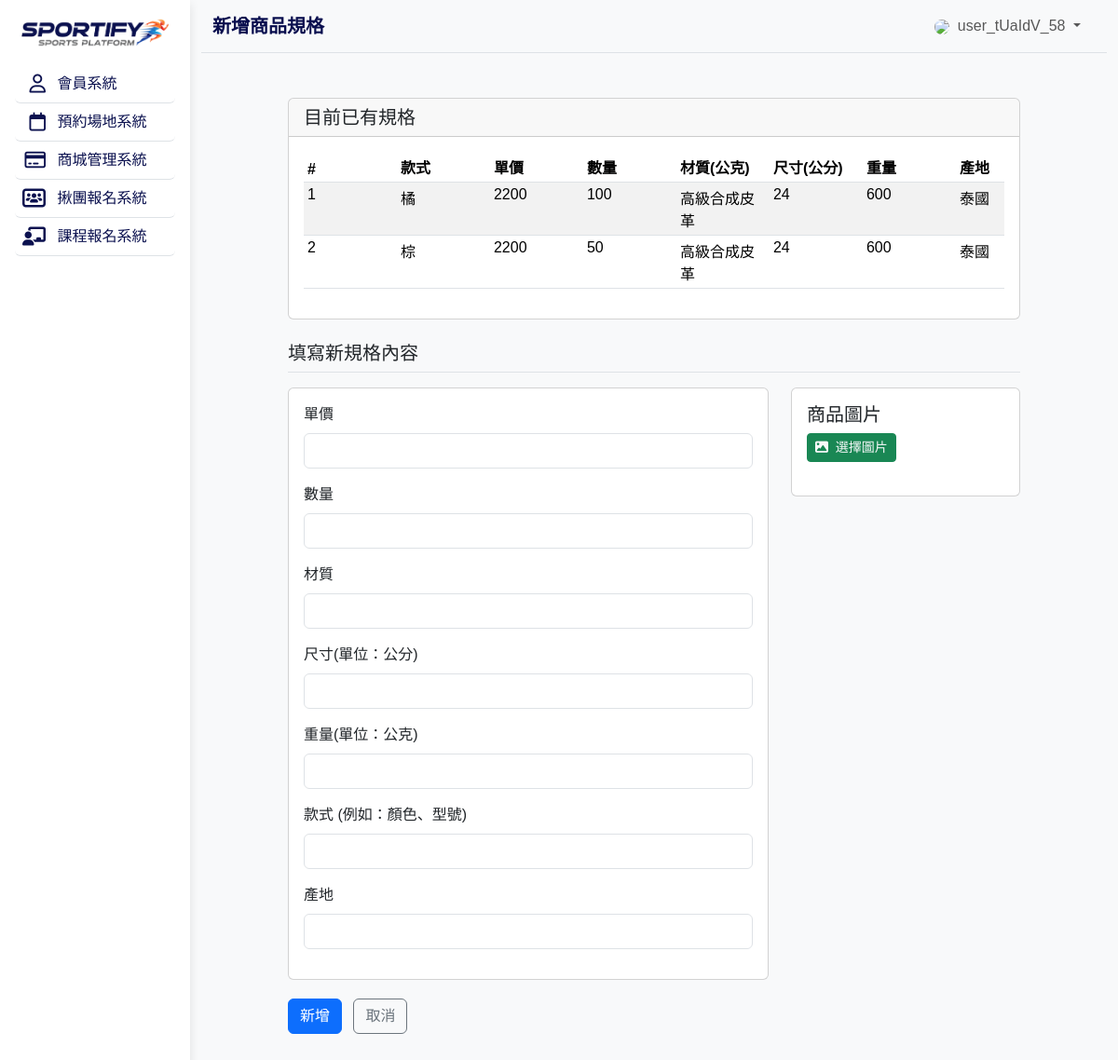
The app's page /products_add_spec.php?product_id=2 (signed in) with its own data.
### tables this page shows
CREATE TABLE `specs` (
  `spec_id` int NOT NULL,
  `product_id` int NOT NULL,
  `price` int NOT NULL,
  `color` varchar(50) NOT NULL,
  `stock` int NOT NULL,
  `material` varchar(50) DEFAULT NULL,
  `size` varchar(50) DEFAULT NULL,
  `weight` int DEFAULT NULL,
  `origin` varchar(50) DEFAULT NULL,
  `created` datetime DEFAULT CURRENT_TIMESTAMP,
  `updated` datetime DEFAULT CURRENT_TIMESTAMP ON UPDATE CURRENT_TIMESTAMP
);

### products_add_spec.php (the view, shortened to what this page needs)
<?php
include __DIR__ . '/parts/init.php';
$product_id = isset($_GET['product_id']) ? intval($_GET['product_id']) : 0;
$existing_specs_stmt = $pdo->prepare("SELECT * FROM specs WHERE product_id = ? ORDER BY spec_id ASC");
$existing_specs_stmt->execute([$product_id]);
$existing_specs = $existing_specs_stmt->fetchAll(PDO::FETCH_ASSOC);
?>
<?php include __DIR__ . '/parts/html-head.php' ?>
<?php include __DIR__ . '/parts/html-aside.php' ?>
<?php include __DIR__ . '/parts/html-navbar.php' ?>
<div class="container">
    <?php if (!empty($existing_specs)): ?>
        <div class="row mb-4">
            <div class="col-1 d-none d-md-block"></div>
            <div class="col-12 col-md-10">
                <div class="card">
                    <div class="card-header">
                        <h5 class="mb-0">目前已有規格</h5>
                    </div>
                    <div class="card-body">
                        <div class="table-responsive">
                            <table class="table table-striped table-sm">
                                <thead>
                                    <tr>
                                        <th>#</th>
                                        <th>款式</th>
                                        <th>單價</th>
                                        <th>數量</th>
                                        <th>材質(公克)</th>
                                        <th>尺寸(公分)</th>
                                        <th>重量</th>
                                        <th>產地</th>
                                    </tr>
                                </thead>
                                <tbody>
                                    <?php foreach ($existing_specs as $index => $spec): ?>
                                        <tr>
                                            <td><?= $index + 1 ?></td>
                                            <td><?= htmlentities($spec['color']) ?></td>
                                            <td><?= htmlentities($spec['price']) ?></td>
                                            <td><?= htmlentities($spec['stock']) ?></td>
                                            <td><?= htmlentities($spec['material']) ?></td>
                                            <td><?= htmlentities($spec['size']) ?></td>
                                            <td><?= htmlentities($spec['weight']) ?></td>
                                            <td><?= htmlentities($spec['origin']) ?></td>
                                        </tr>
                                    <?php endforeach; ?>
                                </tbody>
                            </table>
                        </div>
                    </div>
                </div>
            </div>
            <div class="col-1 d-none d-md-block"></div>
        </div>
    <?php endif; ?>
    <form id="specForm" method="post" action="products_add_spec-api.php" enctype="multipart/form-data">
        <div class="row">
            <div class="col-1 d-none d-md-block"></div>
            <div class="col-12 col-md-10">
                <div class="row mb-1">
                    <div class="col-12">
                        <h5 class="mb-3 border-bottom pb-2">填寫新規格內容</h5>
                    </div>
                    <div class="col-md-7 col-lg-8 mb-3">
                        <div class="card">
                            <div class="card-body">
                                <div class="mb-3">
                                    <label for="price" class="form-label">單價</label>
                                    <input type="text" class="form-control" id="price" name="price">
                                </div>
                                <div class="mb-3">
                                    <label for="stock" class="form-label">數量</label>
                                    <input type="text" class="form-control" id="stock" name="stock">
                                </div>
                                <div class="mb-3">
                                    <label for="material" class="form-label">材質</label>
                                    <input type="text" class="form-control" id="material" name="material">
                                </div>
                                <div class="mb-3">
                                    <label for="size" class="form-label">尺寸(單位：公分)</label>
                                    <input type="text" class="form-control" id="size" name="size">
                                </div>
                                <div class="mb-3">
                                    <label for="weight" class="form-label">重量(單位：公克)</label>
                                    <input type="text" class="form-control" id="weight" name="weight">
                                </div>
                                <div class="mb-3">
                                    <label for="color" class="form-label">款式 (例如：顏色、型號)</label>
                                    <input type="text" class="form-control" id="color" name="color">
                                </div>
                                <div class="mb-3">
                                    <label for="origin" class="form-label">產地</label>
                                    <input type="text" class="form-control" id="origin" name="origin">
                                </div>
                            </div>
                        </div>
                    </div>
                    <div class="col-md-5 col-lg-4 mb-3">
                        <div class="card">
                            <div class="card-body">
                                <h5 class="card-title">商品圖片</h5>
                                <label for="productImages" class="btn btn-success btn-sm text-light mb-2">
                                    <i class="fa-solid fa-image me-1"></i> 選擇圖片
                                </label>
                            </div>
                        </div>
                    </div>
                </div>
                <div class="col-12 col-md-10 mb-5">
                    <button type="submit" class="btn btn-primary">新增</button>
                    <a href="javascript:void(0);" onclick="history.back(); return false;" class="btn btn-outline-secondary ms-2">取消</a>
                </div>
            </div>
            <div class="col-1 d-none d-md-block"></div>
        </div>
    </form>
</div>
<?php include __DIR__ . '/parts/html-scripts.php' ?>
<?php include __DIR__ . '/parts/html-tail.php' ?>

### parts/html-head.php (style rules this page uses)
html, body { height: 100%; font-family: "Noto Sans TC", sans-serif; }
.table td, .table th { min-width: 100px; }

### records on screen
specs: color "橘", price "2200", stock "100", material "高級合成皮革", size "24", weight "600", origin "泰國"
specs: color "棕", price "2200", stock "50", material "高級合成皮革", size "24", weight "600", origin "泰國"

### other values on screen
$title "新增商品規格"
$_SESSION['member']['username'] "user_tUaIdV_58"
